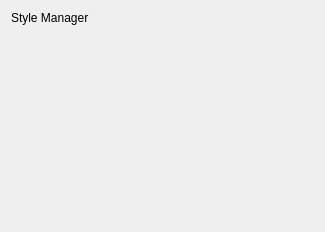
<ui version="4.0" >
 <class>StyleManagerWelcome</class>
 <widget class="QWidget" name="StyleManagerWelcome" >
  <property name="geometry" >
   <rect>
    <x>0</x>
    <y>0</y>
    <width>325</width>
    <height>232</height>
   </rect>
  </property>
  <property name="windowTitle" >
   <string>Form</string>
  </property>
  <layout class="QGridLayout" name="gridLayout" >
   <item row="0" column="0" >
    <layout class="QVBoxLayout" name="verticalLayout" >
     <item>
      <widget class="QLabel" name="label" >
       <property name="text" >
        <string>Style Manager</string>
       </property>
      </widget>
     </item>
     <item>
      <spacer name="verticalSpacer" >
       <property name="orientation" >
        <enum>Qt::Vertical</enum>
       </property>
       <property name="sizeHint" stdset="0" >
        <size>
         <width>20</width>
         <height>40</height>
        </size>
       </property>
      </spacer>
     </item>
    </layout>
   </item>
  </layout>
 </widget>
 <resources/>
 <connections/>
</ui>
